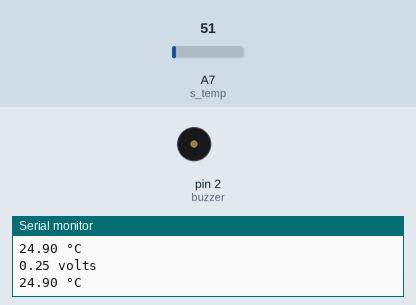
Recording of a sketch running on a simulated Arduino Nano, built with avr-gcc and run on an emulated ATmega328P. Shown: buzzer (waves = sounding, pin HIGH), the last lines printed to the serial monitor. The inputs (shaded band) are chosen by the test bench; at power-on: A7 (s_temp) = 51.

Above: at 1.2 s.
1.3 s: A7 (s_temp) set to 60
At 1.9 s:
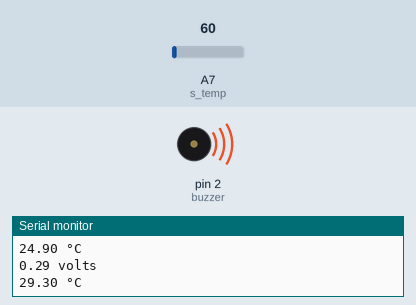
4.3 s: A7 (s_temp) set to 30
At 5.5 s:
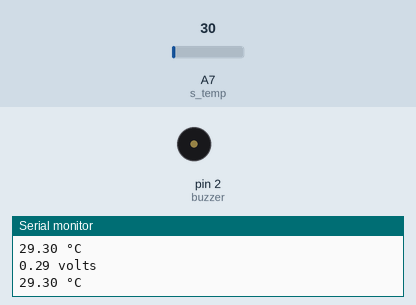
6.0 s: A7 (s_temp) set to 61
At 6.9 s:
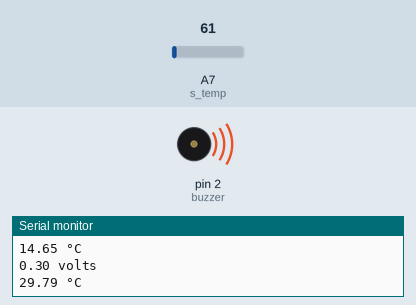
Timing chart, 0 to 15.0 s (numbered marks = the images above; inputs shaded):
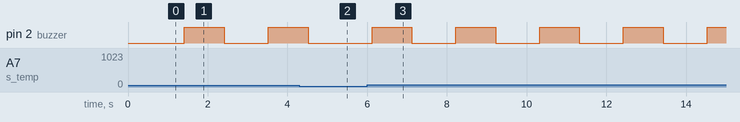

Measured:
- the behaviour switches between 57 and 58 on A7 (s_temp) (found by bisection; images 0 and 1)
- after the input at 1.3 s, pin 2 (buzzer): LOW → HIGH after 0.11 s, → LOW 1.0 s later, → HIGH 1.1 s later
- after the input at 4.3 s, pin 2 (buzzer): goes on until 4.5 s, then stays LOW
- after the input at 6.0 s, pin 2 (buzzer): alternates HIGH for 1.0 s and LOW for 1.1 s, starting after 0.12 s

The sketch:

Lab2.ino
```cpp
//Pins
int s_temp = A7;
int buzzer = 2;
//Data
int temp = 0;
int buzz = 0;

void setup() {
  Serial.begin(9600);
  pinMode(s_temp, INPUT);
  pinMode(buzzer, OUTPUT);
}

void loop() {
temp = analogRead(s_temp);
float voltage = temp*5.0;
voltage /= 1024.0;

//Printing voltage
Serial.print(voltage);
Serial.println(" volts");

float temperature = (voltage) * 100;
Serial.print(temperature);
Serial.println(" °C");
delay(100);
int expectedDelay = 0;

if (temperature >= 110){
  expectedDelay = 100;
}
else if (temperature >= 80){
  expectedDelay = 250;
}
else if (temperature >= 65){
  expectedDelay = 500;
}
else if (temperature >= 28){
  expectedDelay = 1000;
}

digitalWrite(buzzer, HIGH);
delay(expectedDelay);
digitalWrite(buzzer, LOW);
delay(expectedDelay);
}
```
